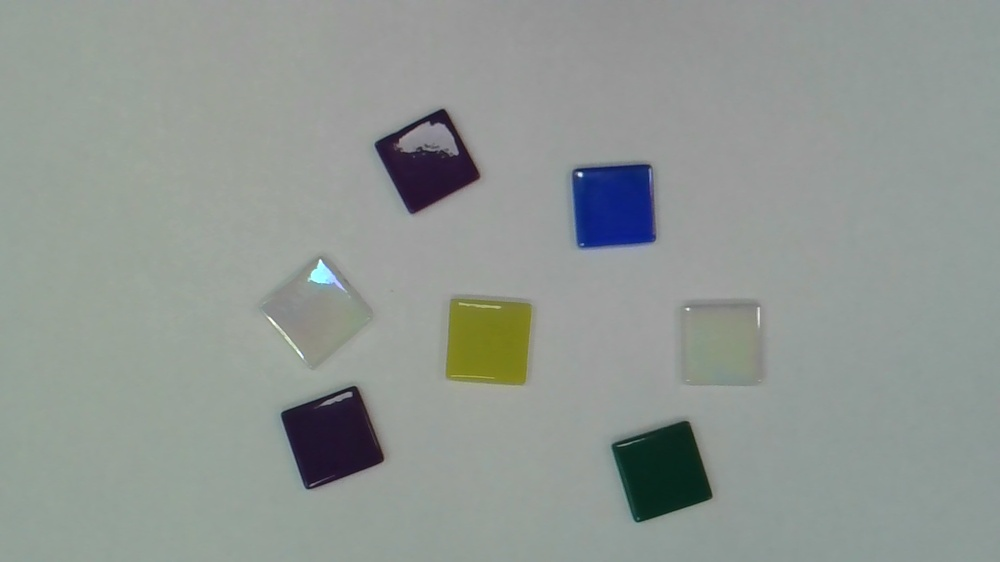
#> input picture images/WIN_20260202_10_31_38_Pro.jpg, 1000 x 562 px, shrunk from 1920 x 1080 before the run
$ python annotate.py   (older library calls are emulated)
#> lines starting #> are read from the running program, lines starting #| are printed output that depends on the picture; after the words box and inside, x2 and y2 are one past the last pixel; in counts of white or black regions, pixels touching at a corner belong together
import cv2
import matplotlib.pyplot as plt
import numpy as np


# 1. Loading to Image
FILENAME = 'images/WIN_20260202_10_31_38_Pro.jpg'

# 2. Threshold Value
THRESH_VAL = 100

# 3. Minimum Area Filter

MIN_AREA = 1000

# --- PIPELINE ---

# 1. Load Image
img = cv2.imread(FILENAME)
#> img is the input picture: shape (562, 1000, 3); mean B, G, R 147.3, 151.5, 144.7

if img is None:
    print(f"Error: Image '{FILENAME}' not found. Check path.")
else:
    # Convert to grayscale
    gray = cv2.cvtColor(img, cv2.COLOR_BGR2GRAY)
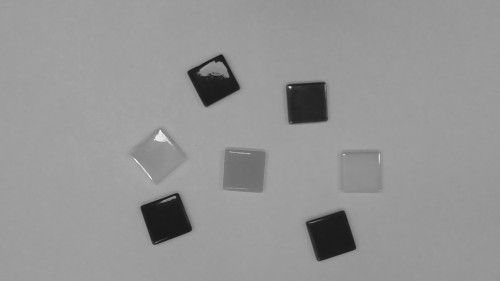
#> gray: shape (562, 1000) (shown at 1/2 size); min 15, max 254, mean 149

    # Apply Thresholding (Inverse)
    # background is light, objects are dark -> Inverse makes objects white.
    _, binary = cv2.threshold(gray, THRESH_VAL, 255, cv2.THRESH_BINARY_INV)
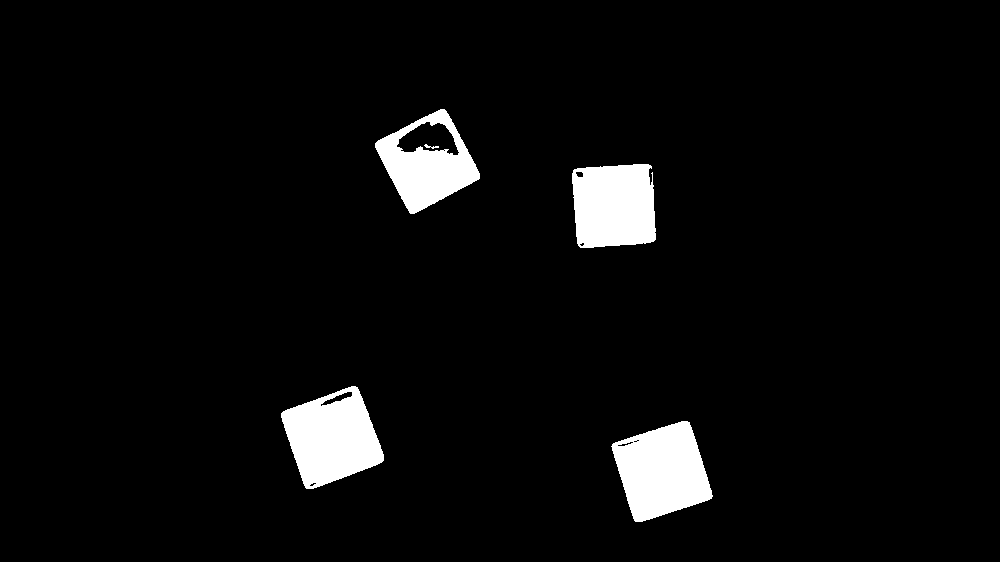
#> binary: shape (562, 1000); 4.5% white; 5 white regions, box (x1, y1, x2, y2) and area: (611, 421, 713, 522) 6900, (281, 386, 384, 489) 6823, (572, 164, 656, 248) 6288, (375, 109, 480, 214) 5285, (424, 144, 439, 149) 31

    # 2. Morphological cleanup
    kernel  = cv2.getStructuringElement(cv2.MORPH_ELLIPSE, (5, 5))
    opened  = cv2.morphologyEx(binary, cv2.MORPH_OPEN,  kernel, iterations=1)
#> opened: shape (562, 1000); 4.5% white; 4 white regions, box (x1, y1, x2, y2) and area: (612, 421, 712, 522) 6888, (281, 386, 384, 489) 6805, (572, 164, 656, 248) 6216, (375, 109, 480, 214) 5262
    cleaned = cv2.morphologyEx(opened, cv2.MORPH_CLOSE, kernel, iterations=1)
#> cleaned: shape (562, 1000); 4.5% white; 4 white regions, box (x1, y1, x2, y2) and area: (612, 421, 712, 522) 6919, (281, 386, 384, 489) 6856, (572, 164, 656, 248) 6224, (375, 109, 480, 214) 5274

    # 3. Connected Components
    num_labels, labels_im, stats, centroids = cv2.connectedComponentsWithStats(
        cleaned, connectivity=8, ltype=cv2.CV_32S
    )
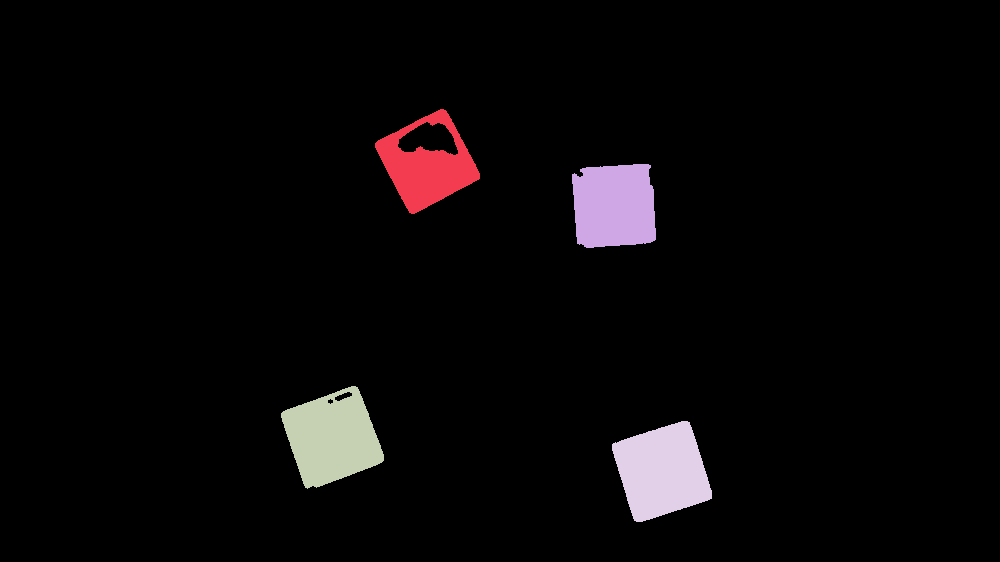
#> labels_im: shape (562, 1000) int32; 5 distinct labels, from 0 to 4; one colour per label, 0 black
#> num_labels = 5; stats = [[0, 0, 1000, 562, 536727], [375, 109, 105, 105, 5274], [572, 164, 84, 84, 6224], [281, 386, 103, 103, 6856], [612, 421, 100, 101, 6919]]; centroids = [[498.9, 278], [426.6, 165.8], [613.8, 205.6], [331.7, 437.7], [661.6, 470.9]]

    print(f"Total blobs found (before filtering): {num_labels - 1}")
#| Total blobs found (before filtering): 4

    # Create a copy to draw on
    output_img = img.copy()

    # Counter for valid objects
    valid_object_count = 0

    # Loop starting from 1 to ignore background
    for label in range(1, num_labels):
        x, y, w, h, area = stats[label]
        cx, cy = int(centroids[label][0]), int(centroids[label][1])

        # --- NEW STEP: AREA FILTER ---
        # Only process if the blob is big enough
        if area > MIN_AREA:
            valid_object_count += 1

            # --- VISUALIZATION ---
            # 1. Draw Box (MAGENTA)
            cv2.rectangle(output_img, (x, y), (x + w, y + h), (255, 0, 255), 5)

            # 2. Draw Centroid (RED DOT)
            cv2.circle(output_img, (cx, cy), 15, (0, 0, 255), -1)

            # 3. Put Text Label (GREEN COORDINATES)
            text_label = f"({cx},{cy})"
            text_pos = (cx - 60, cy - 20)
            cv2.putText(output_img, text_label, text_pos,
                        cv2.FONT_HERSHEY_SIMPLEX, 1.0, (0, 255, 0), 3)

            print(f" Object {label} accepted: Area={area}, Pos=({cx},{cy})")
#> this loop made 4 passes
#> (x, y, w, h, area, cx, cy, text_pos) on passes 1 to 4: (375, 109, 105, 105, 5274, 426, 165, (366, 145)), (572, 164, 84, 84, 6224, 613, 205, (553, 185)), (281, 386, 103, 103, 6856, 331, 437, (271, 417)), (612, 421, 100, 101, 6919, 661, 470, (601, 450))
#> (printed output is left out)
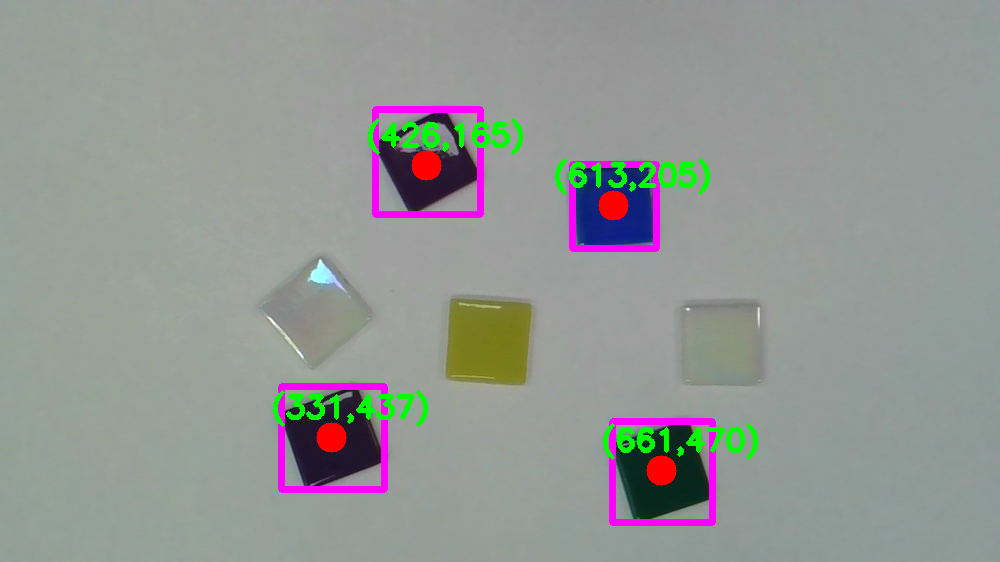
#> output_img: shape (562, 1000, 3); 3.6% of pixels changed, all inside (x1, y1, x2, y2) = (273, 106, 758, 526)
#> after the loop, valid_object_count = 4

    print(f"Final valid objects detected: {valid_object_count}")
#| Final valid objects detected: 4

    # --- DISPLAY ---
    # Convert BGR to RGB for Matplotlib
    output_rgb = cv2.cvtColor(output_img, cv2.COLOR_BGR2RGB)

    # Also verify the binary mask to see what the computer "sees"
    binary_rgb = cv2.cvtColor(cleaned, cv2.COLOR_GRAY2RGB)

    # Show both images side-by-side
    plt.figure(figsize=(16, 8))

    plt.subplot(1, 2, 1)
    plt.imshow(binary_rgb)
    plt.title("Step 1: Binary Mask (What computer sees)")
    plt.axis('off')

    plt.subplot(1, 2, 2)
    plt.imshow(output_rgb)
    plt.title("Step 2: Final Result")
    plt.axis('off')

    plt.show()

$ run again, with images/WIN_20260202_10_32_43_Pro.jpg copied over images/WIN_20260202_10_31_38_Pro.jpg
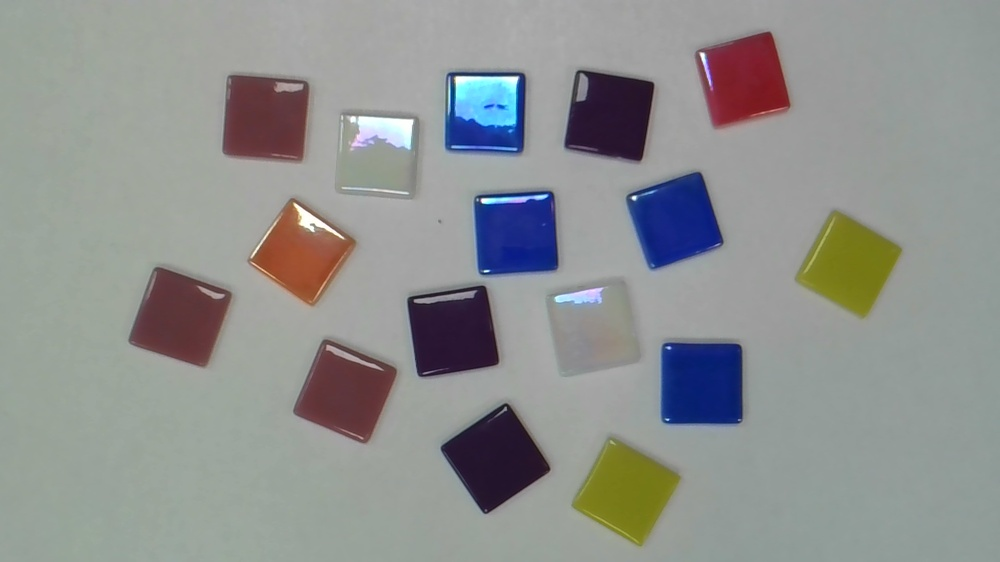
#> input picture images/WIN_20260202_10_32_43_Pro.jpg, 1000 x 562 px, shrunk from 1920 x 1080 before the run
#> img is the input picture: shape (562, 1000, 3); mean B, G, R 143.9, 145.3, 142.9
#> binary: shape (562, 1000); 12.2% white; 34 white regions (20 under 20 px), largest, box (x1, y1, x2, y2) and area: (441, 403, 550, 514) 6745, (661, 343, 743, 424) 6489, (129, 267, 231, 366) 6381
#> opened: shape (562, 1000); 11.8% white; 18 white regions (4 under 20 px), largest, box (x1, y1, x2, y2) and area: (441, 406, 550, 512) 6691, (661, 343, 743, 424) 6420, (130, 267, 231, 366) 6328
#> cleaned: shape (562, 1000); 11.8% white; 17 white regions (3 under 20 px), largest, box (x1, y1, x2, y2) and area: (441, 406, 550, 512) 6714, (661, 343, 743, 424) 6430, (130, 267, 231, 366) 6346
#> `num_labels, labels_im, stats, centroids = cv2.connectedComponentsWithS..`:
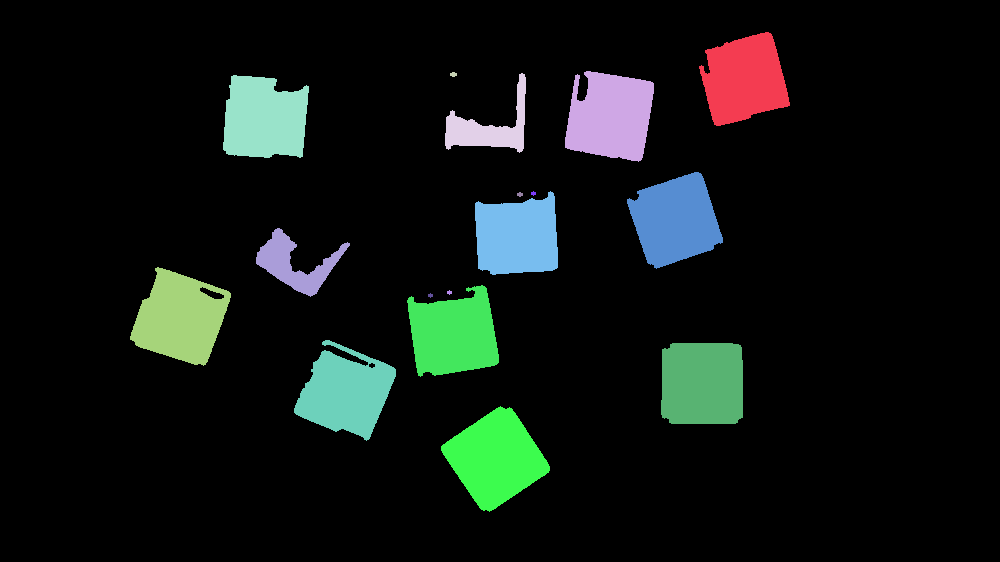
#> labels_im: shape (562, 1000) int32; 18 distinct labels, from 0 to 17; one colour per label, 0 black
#> num_labels = 18; stats = 18 rows, first 6: [0, 0, 1000, 562, 495615], [699, 32, 91, 94, 5929], [565, 71, 89, 91, 6205], [450, 72, 7, 5, 27], [445, 73, 81, 80, 2352], [223, 75, 86, 83, 5892]; centroids = 18 rows, first 8: [500.6, 282.7], [743.7, 78.95], [610.1, 116.2], [453, 74], [488.4, 127.8], [263.8, 118.5], [674.9, 219.8], [533, 193]
#| Total blobs found (before filtering): 17
#> the loop `for label in range(1, num_labels):` made 17 passes
#> (x, y, w, h, area, cx, cy, text_pos) on passes 1, 2, 4, 5, 6, 8, 10, 11: (699, 32, 91, 94, 5929, 743, 78, (683, 58)), (565, 71, 89, 91, 6205, 610, 116, (550, 96)), (445, 73, 81, 80, 2352, 488, 127, (428, 107)), (223, 75, 86, 83, 5892, 263, 118, (203, 98)), (627, 172, 96, 97, 6166, 674, 219, (614, 199)), (475, 191, 83, 84, 5696, 516, 236, (456, 216)), (256, 228, 94, 69, 2385, 294, 263, (234, 243)), (130, 267, 101, 99, 6346, 179, 317, (119, 297))
#> (printed output is left out)
#> after the loop `for label in range(1, num_labels):`:
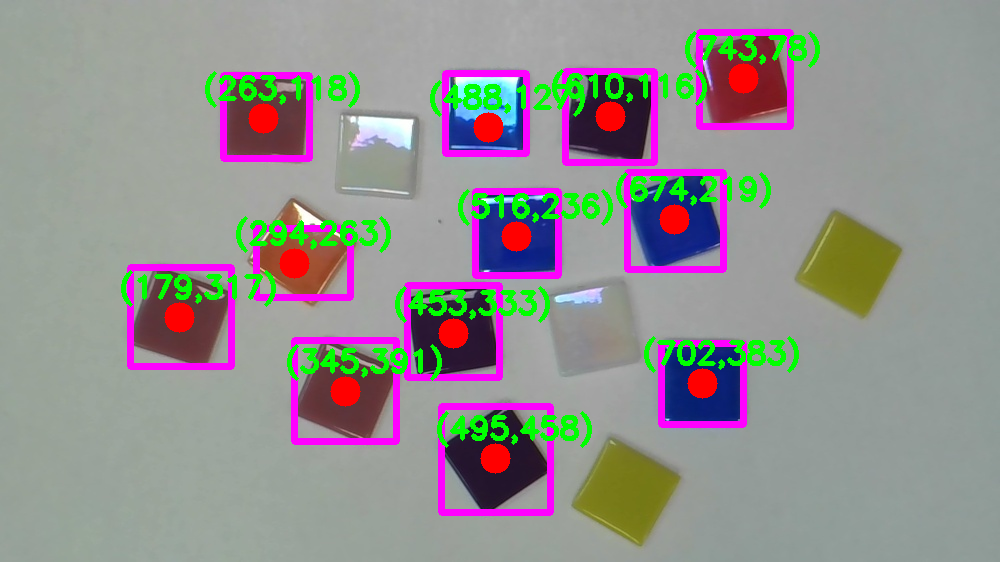
#> output_img: shape (562, 1000, 3); 10.36% of pixels changed, all inside (x1, y1, x2, y2) = (121, 29, 820, 516)
#> after the loop `for label in range(1, num_labels):`: valid_object_count = 12
#| Final valid objects detected: 12

$ run again, with images/WIN_20260202_10_34_04_Pro.jpg copied over images/WIN_20260202_10_31_38_Pro.jpg
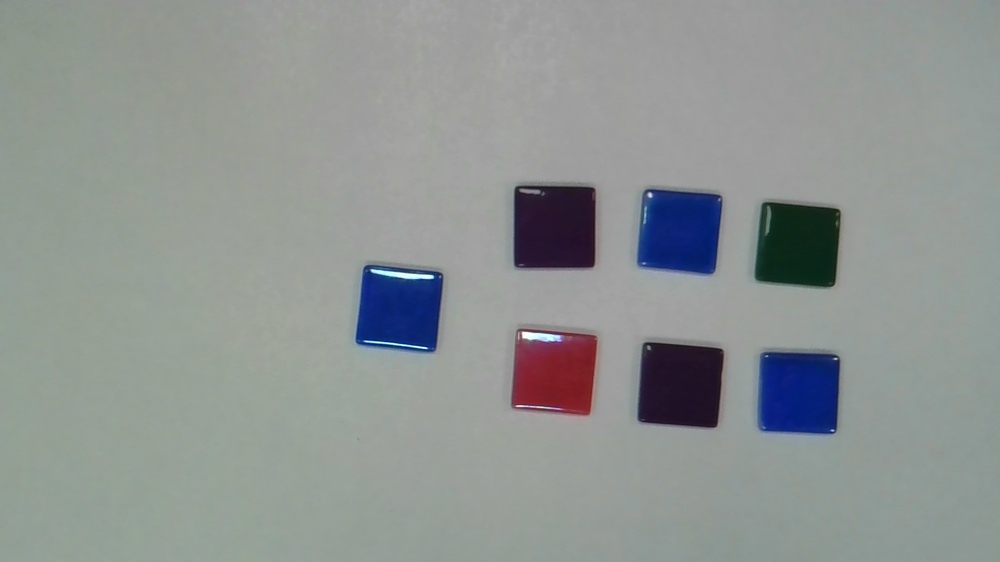
#> input picture images/WIN_20260202_10_34_04_Pro.jpg, 1000 x 562 px, shrunk from 1920 x 1080 before the run
#> img is the input picture: shape (562, 1000, 3); mean B, G, R 146.5, 148.1, 142.7
#> binary: shape (562, 1000); 7.8% white; 8 white regions (1 under 20 px), largest, box (x1, y1, x2, y2) and area: (514, 185, 596, 268) 6579, (638, 342, 724, 428) 6573, (755, 202, 841, 288) 6380
#> opened: shape (562, 1000); 7.7% white; 12 white regions, largest, box (x1, y1, x2, y2) and area: (638, 342, 724, 428) 6564, (514, 186, 596, 268) 6506, (755, 202, 841, 288) 6375
#> cleaned: shape (562, 1000); 7.7% white; 7 white regions, largest, box (x1, y1, x2, y2) and area: (638, 342, 724, 428) 6576, (514, 186, 596, 268) 6509, (755, 202, 841, 288) 6447
#> `num_labels, labels_im, stats, centroids = cv2.connectedComponentsWithS..`:
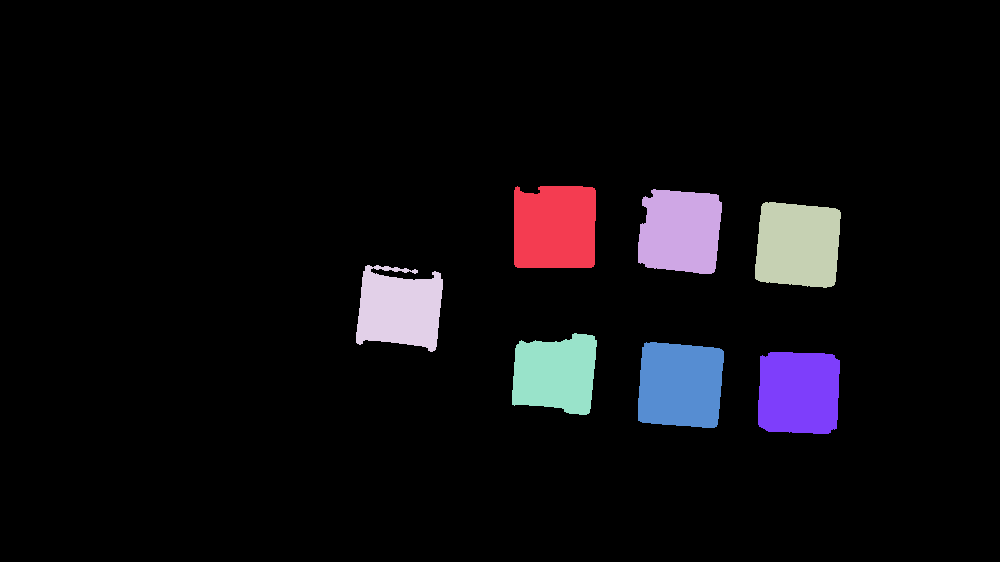
#> labels_im: shape (562, 1000) int32; 8 distinct labels, from 0 to 7; one colour per label, 0 black
#> num_labels = 8; stats = [[0, 0, 1000, 562, 518835], [514, 186, 82, 82, 6509], [638, 189, 84, 85, 6075], [755, 202, 86, 86, 6447], [356, 265, 87, 87, 5722], [512, 333, 85, 82, 5580], [638, 342, 86, 86, 6576], [758, 352, 82, 82, 6256]]; centroids = [[487.6, 278.2], [554.7, 227.2], [680.2, 231.2], [797.5, 244.5], [399.2, 308.4], [555.4, 373.5], [680, 384.6], [798.4, 392.3]]
#| Total blobs found (before filtering): 7
#> the loop `for label in range(1, num_labels):` made 7 passes
#> (x, y, w, h, area, cx, cy, text_pos) on passes 1 to 7: (514, 186, 82, 82, 6509, 554, 227, (494, 207)), (638, 189, 84, 85, 6075, 680, 231, (620, 211)), (755, 202, 86, 86, 6447, 797, 244, (737, 224)), (356, 265, 87, 87, 5722, 399, 308, (339, 288)), (512, 333, 85, 82, 5580, 555, 373, (495, 353)), (638, 342, 86, 86, 6576, 679, 384, (619, 364)), (758, 352, 82, 82, 6256, 798, 392, (738, 372))
#> (printed output is left out)
#> after the loop `for label in range(1, num_labels):`:
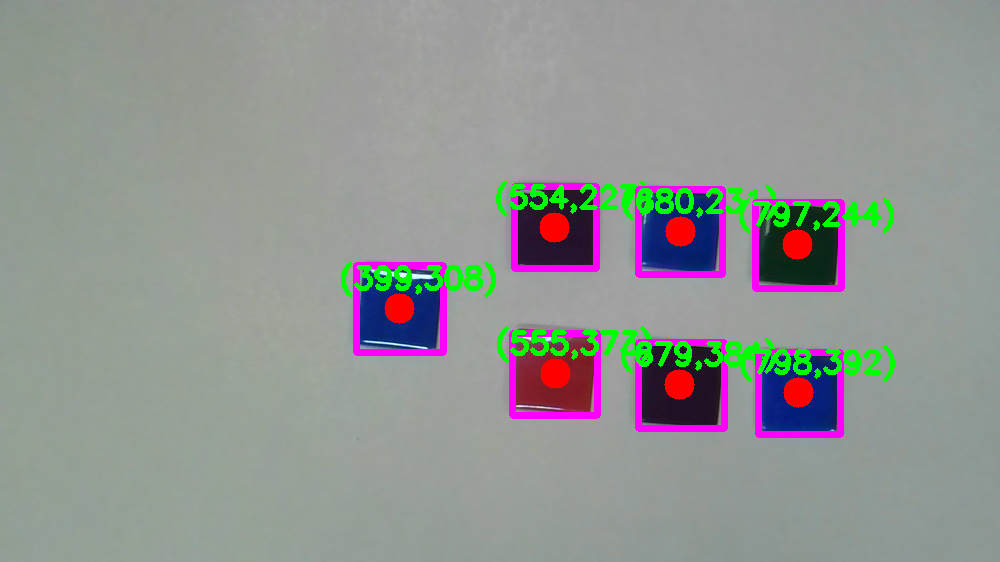
#> output_img: shape (562, 1000, 3); 5.68% of pixels changed, all inside (x1, y1, x2, y2) = (341, 180, 895, 438)
#> after the loop `for label in range(1, num_labels):`: valid_object_count = 7
#| Final valid objects detected: 7
